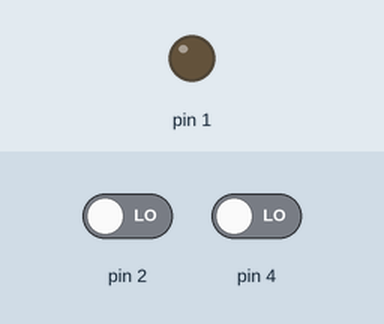
The sketch below on a simulated Arduino Uno, built with avr-gcc and run on an emulated ATmega328P. Parts: output pins drawn as LEDs (lit = HIGH). Inputs (shaded band) come from the test bench; at power-on: pin 2 LOW, pin 4 LOW.

Above: at 1.2 s.
1.3 s: pin 2 driven HIGH and pin 4 driven HIGH
At 2.5 s:
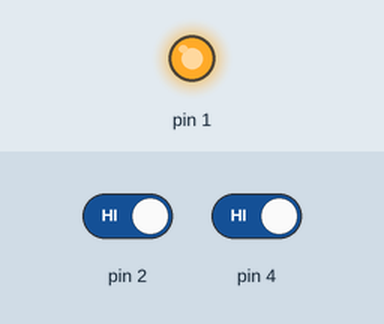
Timing chart, 0 to 4.3 s (numbered marks = the images above; inputs shaded):
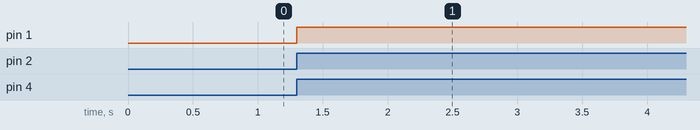

The sketch:

balizamoto.ino
```cpp
/* Balizas moto */

int BIZQ = PB4;
int BDER = PB2;
int REL = PB1;

float t1=0;
int bot1=0;
int bot2=0;
int rb1=0;
int rb2=0;

void setup() {

 pinMode(REL, OUTPUT);
 pinMode(BIZQ, INPUT);
 pinMode(BDER, INPUT);

 digitalWrite(REL,LOW);

 t1=millis();

}


void loop() {

  bot1 = digitalRead(BIZQ);
  bot2 = digitalRead(BDER);

  // detecta el comando para activar la baliza
  // uno luego el otro antes de 1s dependiendo en que giño se conecten los cables

  if(bot2 == HIGH && rb1 == 0){ rb2 =1 ; }
  if(bot1 == HIGH && rb2 == 1){ rb1 =1 ; }

  // si ya se cumplio el comando y si sigue parpadeando reinicio el contador
  if((rb2==1 && rb1==1) && (bot2 == HIGH || bot1 ==HIGH)){ t1=millis(); }

  // si paso mas de un segundo reinicio el tiempo, los flags y apago el relay
  if( (millis()-t1 > 1000)){  t1=millis(); rb2=0; rb1=0;digitalWrite(REL,LOW); }

  // si se cumplio el comando activo el relay
  if(rb2==1 && rb1==1){ digitalWrite(REL,HIGH); }

}
```

Measured:
- after the input at 1.3 s, pin 1: LOW → HIGH at once
